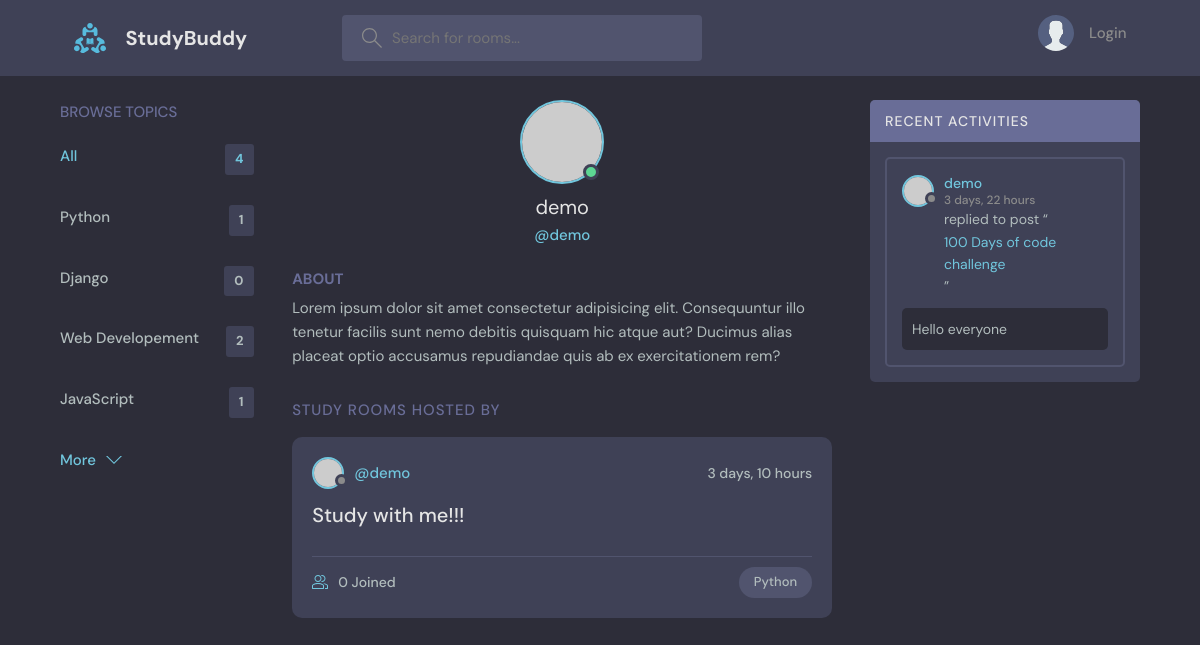
Before: /profile/4/ with the older database file.
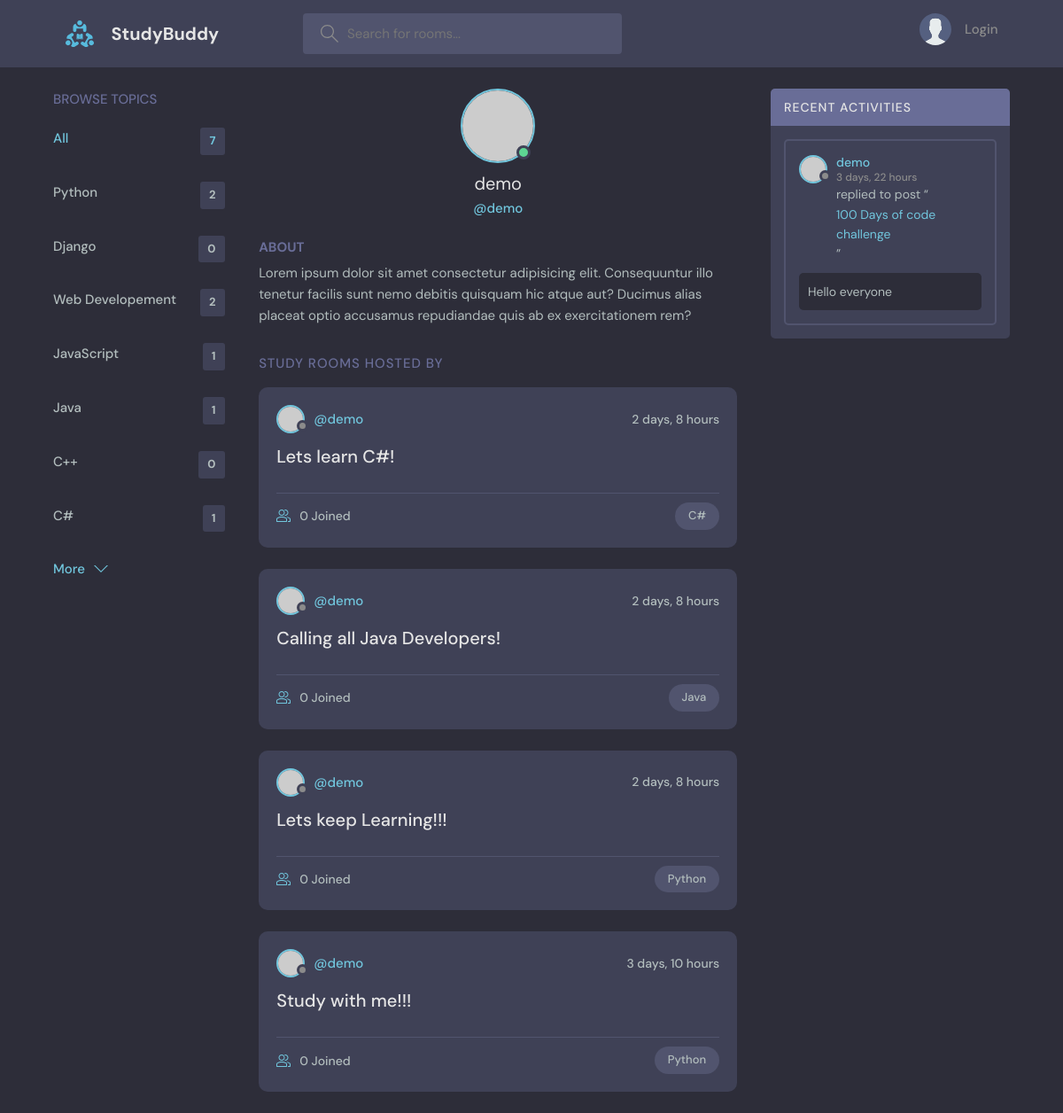
After: the same page with the newer database file.
### base/models.py (models this page shows)
class Topic(models.Model):
    name = models.CharField(max_length=200)
    def __str__(self):
        return self.name

class Room(models.Model):
    host = models.ForeignKey(User, on_delete=models.SET_NULL, null=True)
    topic =  models.ForeignKey(Topic, on_delete=models.SET_NULL, null=True)
    name = models.CharField(max_length=200)
    description = models.TextField(null=True, blank=True)
    participants = models.ManyToManyField(User, related_name='participants', blank=True)
    updated =  models.DateTimeField(auto_now=True)
    created =  models.DateTimeField(auto_now_add=True)
    class Meta:
        ordering = ['-updated', '-created']
    def __str__(self):
        return str(self.name)

class Message(models.Model):
    user = models.ForeignKey(User, on_delete=models.CASCADE)
    room = models.ForeignKey(Room, on_delete=models.CASCADE)
    body = models.TextField()
    updated =  models.DateTimeField(auto_now=True)
    created =  models.DateTimeField(auto_now_add=True)
    class Meta:
        ordering = ['-updated', '-created']
    def __str__(self):
        return self.body[0:50]

### base/views.py (the view)
# urls.py: path("profile/<str:pk>/", views.userProfile, name="user-profile"),
def userProfile(request, pk):
    user = User.objects.get(id=pk)
    rooms = user.room_set.all()
    room_messages = user.message_set.all()
    topics = Topic.objects.all()
    context = {'user':user, 'rooms': rooms, 'room_messages': room_messages, 'topics': topics}
    return render(request, "base/profile.html", context)

### base/templates/base/profile.html (shortened to what this page needs)
{% extends 'main.html' %} {% block content %}
<main class="profile-page layout layout--3">
  <div class="container">
    {% include 'base/topics_component.html'%}
    <div class="roomList">
      <div class="profile">
        <div class="profile__avatar">
          <div class="avatar avatar--large active">
            <img src="https://randomuser.me/api/portraits/men/11.jpg" />
          </div>
        </div>
        <div class="profile__info">
          <h3>{{user.username}}</h3>
          <p>@{{user.username}}</p>
        </div>
        <div class="profile__about">
          <h3>About</h3>
          <p>
            Lorem ipsum dolor sit amet consectetur adipisicing elit. Consequuntur illo tenetur
            facilis sunt nemo debitis quisquam hic atque aut? Ducimus alias placeat optio
            accusamus repudiandae quis ab ex exercitationem rem?
          </p>
        </div>
      </div>
      <div class="roomList__header">
        <div>
          <h2>Study Rooms Hosted by {{room.host.username}}</a>
          </h2>
        </div>
      </div>
      {% include 'base/feed_component.html' %}
    </div>
    {% include 'base/activity_component.html' %}
  </div>
</main>
{% endblock content %}

### templates/main.html (shortened to what this page needs)
<!DOCTYPE html>
{% load static %}
<html lang="en">
  <head>
    <link rel="stylesheet" href="{% static 'styles/style.css' %}" />
  </head>
  <body>
    {% include 'navbar.html' %}  {% block content %} {% endblock content %}
  </body>
</html>

### templates/navbar.html (shortened to what this page needs)
{% load static %}
<header class="header header--loggedIn">
  <div class="container">
    <a href="{% url 'Home' %}" class="header__logo">
      <img src="{% static 'images/logo.svg' %}" />
      <h1>StudyBuddy</h1>
    </a>
    <form class="header__search" method="get" action="{% url 'Home' %}">
      <label>
        <input name="q" placeholder="Search for rooms..." />
      </label>
    </form>
    <nav class="header__menu">
      {% if request.user.is_authenticated %}
      <div class="header__user">
        <a href="{% url 'update-user' %}">
          <div class="avatar avatar--medium active">
            <img src="https://randomuser.me/api/portraits/men/37.jpg" />
          </div>
          <p>
            {{request.user.username}} <span>@{{request.user.username}}</span>
          </p>
        </a>
        <button class="dropdown-button">
          <svg
            version="1.1"
            xmlns="http://www.w3.org/2000/svg"
            width="32"
            height="32"
            viewBox="0 0 32 32"
          >
            <title>chevron-down</title>
            <path d="M16 21l-13-13h-3l16 16 16-16h-3l-13 13z"></path>
          </svg>
        </button>
      </div>
      {% else %}
      <a href="{% url 'login' %}">
        <img src="{% static 'images/avatar.svg' %}" />
        <p>Login</p>
      </a>
      {% endif %}
    </nav>
  </div>
</header>

### base/templates/base/topics_component.html
<div class="topics">
  <div class="topics__header">
    <h2>Browse Topics</h2>
  </div>
  <ul class="topics__list">
    <li>
      <a href="{% url 'Home' %}" class="active"
        >All <span>{{topics.count }}</span></a
      >
    </li>
    {% for topic in topics %}
    <li>
      <a href="{% url 'Home' %}?q={{topic.name}}"
        >{{topic.name}} <span>{{topic.room_set.all.count}}</span></a
      >
    </li>
    {% endfor %}
  </ul>
  <a class="btn btn--link" href="{% url 'topics' %}">
    More
    <svg
      version="1.1"
      xmlns="http://www.w3.org/2000/svg"
      width="32"
      height="32"
      viewBox="0 0 32 32"
    >
      <title>chevron-down</title>
      <path d="M16 21l-13-13h-3l16 16 16-16h-3l-13 13z"></path>
    </svg>
  </a>
</div>

### base/templates/base/feed_component.html (shortened to what this page needs)
{% for room in rooms %}
<div class="roomListRoom">
  <div class="roomListRoom__header">
    <a
      href="{% url 'user-profile' room.host.id %}"
      class="roomListRoom__author"
    >
      <div class="avatar avatar--small">
        <img src="https://randomuser.me/api/portraits/women/11.jpg" />
      </div>
      <span>@{{room.host.username}}</span>
    </a>
    <div class="roomListRoom__actions">
      <span>{{room.created | timesince}}</span>
    </div>
  </div>
  <div class="roomListRoom__content">
    <a href="{% url 'Room' room.id %}">{{room.name}}</a>
  </div>
  <div class="roomListRoom__meta">
    <a href="{% url 'Room' room.id %}" class="roomListRoom__joined">
      {{room.participants.all.count}} Joined
    </a>
    <p class="roomListRoom__topic">{{room.topic}}</p>
  </div>
</div>
{% endfor %}

### base/templates/base/activity_component.html (shortened to what this page needs)
<div class="activities">
  <div class="activities__header">
    <h2>Recent Activities</h2>
  </div>
  {% for message in room_messages %}
  <div class="activities__box">
    <div class="activities__boxHeader roomListRoom__header">
      <a
        href="{% url 'user-profile' message.user.id %}"
        class="roomListRoom__author"
      >
        <div class="avatar avatar--small">
          <img src="https://randomuser.me/api/portraits/women/11.jpg" />
        </div>
        <p>
          {{message.user}}
          <span>{{message.created | timesince}}</span>
        </p>
      </a>
    </div>
    <div class="activities__boxContent">
      <p>
        replied to post “
        <a href="{% url 'Room' message.room.id %}">{{ message.room }}</a>”
      </p>
      <div class="activities__boxRoomContent">{{message}}</div>
    </div>
  </div>
  {% endfor %}
</div>

Changed rows visible on the page:
computed for Topic "Python": room_set.all.count "1" → "2"
added Topic: name "Java", room_set.all.count "1"
added Topic: name "C++", room_set.all.count "0"
added Topic: name "C#", room_set.all.count "1"
added Room: host.username "demo", created "2 days, 8 hours", name "Lets learn C#!", participants.all.count "0", topic "C#"
added Room: host.username "demo", created "2 days, 8 hours", name "Calling all Java Developers!", participants.all.count "0", topic "Java"
added Room: host.username "demo", created "2 days, 8 hours", name "Lets keep Learning!!!", participants.all.count "0", topic "Python"
Other visible differences:
{{ topics.count }}: "4" → "7"
